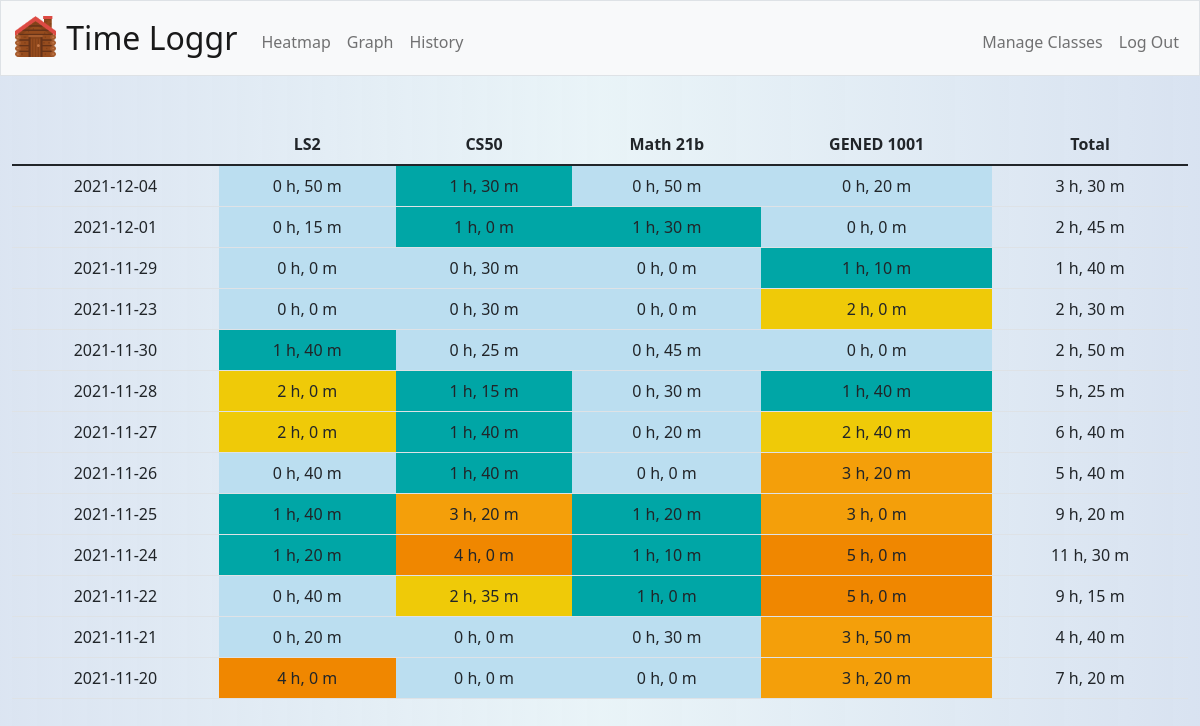
The app's page /heatmap (signed in) with its own data.
### tables this page shows
CREATE TABLE classes (id INTEGER, class TEXT NOT NULL, active BOOLEAN NOT NULL DEFAULT 1, user_id INTEGER NOT NULL, PRIMARY KEY(id), FOREIGN KEY(user_id) REFERENCES users(id));

### app.py (the view)
@app.route("/heatmap", methods=["GET"])
@login_required
def heatmap():
    data = reformat()
    return render_template("heatmap.html", x_dates=data["x_dates"], y_mins=data["y_mins"], class_labels=data["class_labels"], totals=data["totals"])

### app.py (called while the page is built)
@app.after_request
def after_request(response):
    response.headers["Cache-Control"] = "no-cache, no-store, must-revalidate"
    response.headers["Expires"] = 0
    response.headers["Pragma"] = "no-cache"
    return response

### helpers.py (called while the page is built)
def login_required(f):
    @wraps(f)
    def decorated_function(*args, **kwargs):
        if session.get("user_id") is None:
            return redirect("/login")
        return f(*args, **kwargs)
    return decorated_function

### templates/heatmap.html (shortened to what this page needs)
{% extends "layout.html" %}
{% block main %}
    {% if x_dates|length == 0 %}
        <a href="/">Nothing to see yet! Log time to see a heatmap.</a>
    {% else %}
        <table class="table table-hover">
            <thead>
                <tr>
                    <th></th>
                    {% for class_name in class_labels %}
                    <th>{{ class_name }}</th>
                    {% endfor %}
                    <th>Total</th>
                </tr>
            </thead>
            <tbody>
                {% for i in range(x_dates|length)|reverse %}
                <tr>
                    <td>{{ x_dates[i] }}</td>
                    {% for j in range(y_mins|length) %}
                    <td data-mins="{{ y_mins[j][i] }}" class="heatmap">{{ y_mins[j][i] // 60 }} h, {{ y_mins[j][i] % 60 }} m</td>
                    {% endfor %}
                    <td class="total">{{ totals[i] // 60 }} h, {{ totals[i] % 60 }} m</td>
                </tr>
                {% endfor %}
            </tbody>
        </table>
    {% endif %}
{% endblock %}

### static/styles.css (style rules this page uses)
body { background: rgb(201,215,235); background: linear-gradient(90deg, rgba(201,215,235,0.6573004201680672) 0%, rgba(226,240,245,0.7525385154061625) 50%, rgba(201,215,235,0.7105217086834734) 100%); }

### records on screen
classes: class "LS2"
classes: class "CS50"
classes: class "Math 21b"
classes: class "GENED 1001"

### other values on screen
{{ x_dates[i] }} "2021-12-04" "2021-12-01" "2021-11-29" "2021-11-23" "2021-11-30" "2021-11-28" "2021-11-27" "2021-11-26" "2021-11-25" "2021-11-24" "2021-11-22" "2021-11-21" "2021-11-20"
{{ y_mins[j][i] // 60 }} "0" "1" "0" "0" "0" "1" "1" "0" "0" "0" "0" "1" "0" "0" "0" "2" "1" "0" "0" "0" "2" "1" "0" "1" "2" "1" "0" "2" "0" "1" "0" "3" "1" "3" "1" "3" "1" "4" "1" "5" "0" "2" "1" "5" "0" "0" "0" "3" "4" "0" "0" "3"
{{ y_mins[j][i] % 60 }} "50" "30" "50" "20" "15" "0" "30" "0" "0" "30" "0" "10" "0" "30" "0" "0" "40" "25" "45" "0" "0" "15" "30" "40" "0" "40" "20" "40" "40" "40" "0" "20" "40" "20" "20" "0" "20" "0" "10" "0" "40" "35" "0" "0" "20" "0" "30" "50" "0" "0" "0" "20"
{{ totals[i] // 60 }} "3" "2" "1" "2" "2" "5" "6" "5" "9" "11" "9" "4" "7"
{{ totals[i] % 60 }} "30" "45" "40" "30" "50" "25" "40" "40" "20" "30" "15" "40" "20"
